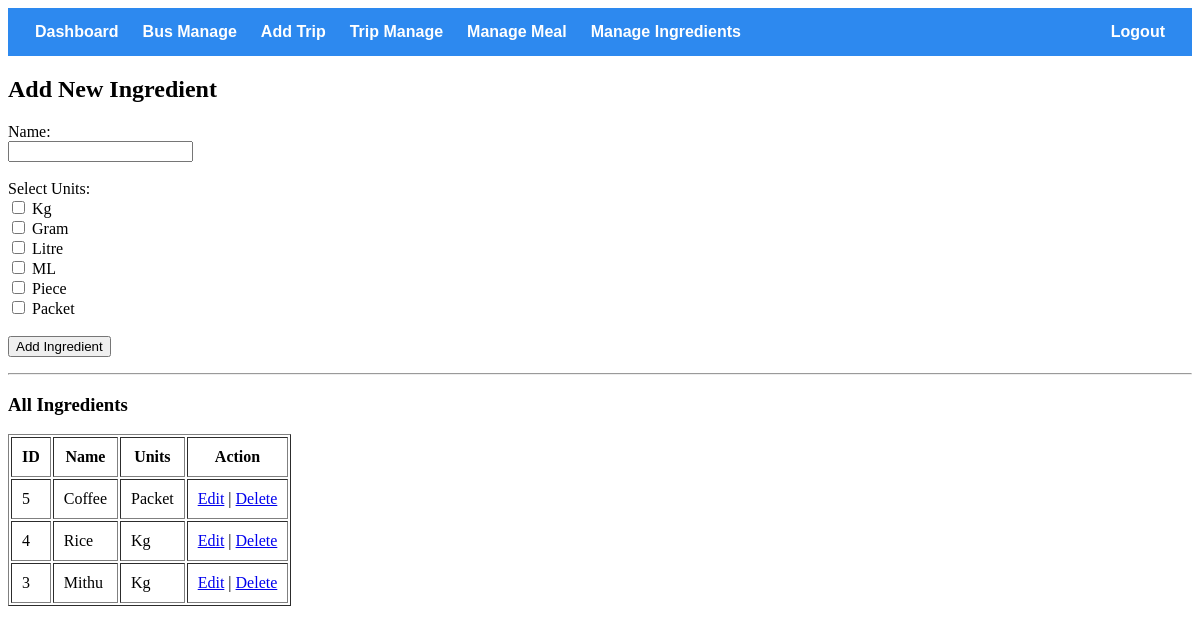
/ingredients.php, run on an earlier commit of the app's database.
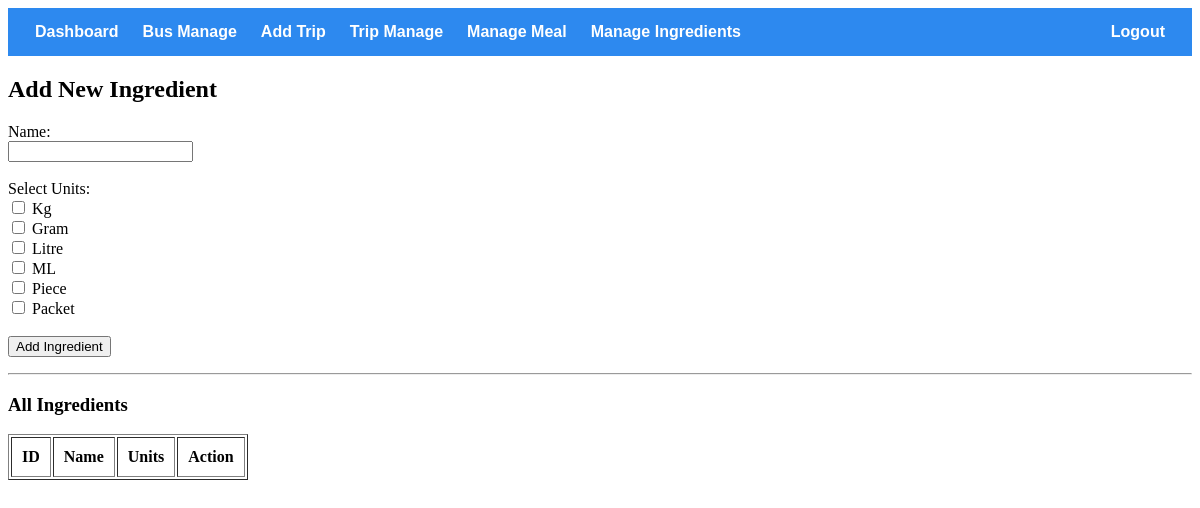
And on a later commit of the database.
### tables this page shows
CREATE TABLE IF NOT EXISTS `ingredients` (
  `id` int NOT NULL AUTO_INCREMENT,
  `name` varchar(100) NOT NULL,
  PRIMARY KEY (`id`)
);

### ingredients.php (the view, shortened to what this page needs)
<?php
include 'db.php';
include 'navbar.php';
$all_units = ['Kg', 'Gram', 'Litre', 'ML', 'Piece', 'Packet'];
?>
<!DOCTYPE html>
<html>
<head>
</head>
<body>
    <h2>Add New Ingredient</h2>
    <form method="POST">
        <label>Name:</label><br>
        <input type="text" name="name" required><br><br>
        <label>Select Units:</label><br>
        <?php foreach ($all_units as $unit): ?>
            <input type="checkbox" name="units[]" value="<?= $unit ?>"> <?= $unit ?><br>
        <?php endforeach; ?>
        <br>
        <button type="submit">Add Ingredient</button>
    </form>
    <hr>
    <h3>All Ingredients</h3>
    <table border="1" cellpadding="10">
        <tr><th>ID</th><th>Name</th><th>Units</th><th>Action</th></tr>
        <?php
        $result = $conn->query("SELECT * FROM ingredients ORDER BY id DESC");
        while ($row = $result->fetch_assoc()) {
            $id = $row['id'];
            $unit_res = $conn->query("SELECT unit FROM ingredient_units WHERE ingredient_id=$id");
            $units = [];
            while ($u = $unit_res->fetch_assoc()) $units[] = $u['unit'];
            echo "<tr>
                    <td>{$id}</td>
                    <td>{$row['name']}</td>
                    <td>" . implode(', ', $units) . "</td>
                    <td>
                        <a href='edit_ingredient.php?id={$id}'>Edit</a> |
                        <a href='?delete={$id}' onclick='return confirm(\"Delete this?\")'>Delete</a>
                    </td>
                </tr>";
        }
        ?>
    </table>
</body>
</html>

### navbar.php (shortened to what this page needs)
<nav>
    <div class="nav-left">
        <a href="dashboard.php">Dashboard</a>
        <a href="add_bus.php">Bus Manage</a>
        <a href="trip.php">Add Trip</a>
        <a href="trip_manage.php">Trip Manage</a>
        <a href="meal_items.php">Manage Meal</a>
        <a href="ingredients.php">Manage Ingredients</a>
    </div>
    <div class="nav-right">
        <a href="logout.php">Logout</a>
    </div>
</nav>

### navbar.php (style rules this page uses)
nav { background-color: #2d89ef; padding: 15px; display: flex; justify-content: space-between; align-items: center; color: white; font-family: Arial, sans-serif; }
nav a { color: white; text-decoration: none; margin: 0 12px; font-weight: bold; }
.nav-left, .nav-right { display: flex; align-items: center; }

What changed in the data, as far as the page shows it:
removed ingredients: id "5", name "Coffee", units "Packet"
removed ingredients: id "4", name "Rice", units "Kg"
removed ingredients: id "3", name "Mithu", units "Kg"
